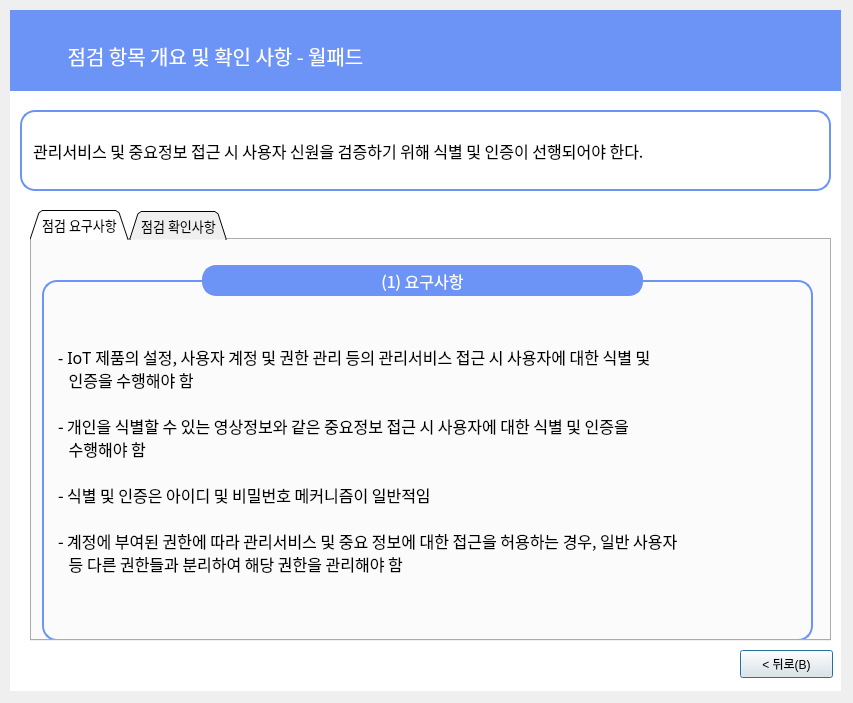
<?xml version="1.0" encoding="UTF-8"?>
<ui version="4.0">
 <class>Dialog</class>
 <widget class="QDialog" name="Dialog">
  <property name="geometry">
   <rect>
    <x>0</x>
    <y>0</y>
    <width>853</width>
    <height>703</height>
   </rect>
  </property>
  <property name="windowTitle">
   <string>Dialog</string>
  </property>
  <widget class="QLabel" name="label_6">
   <property name="geometry">
    <rect>
     <x>10</x>
     <y>10</y>
     <width>831</width>
     <height>681</height>
    </rect>
   </property>
   <property name="font">
    <font>
     <family>Gmarket Sans TTF</family>
     <pointsize>16</pointsize>
     <weight>50</weight>
     <bold>false</bold>
     <kerning>true</kerning>
    </font>
   </property>
   <property name="autoFillBackground">
    <bool>false</bool>
   </property>
   <property name="styleSheet">
    <string notr="true">background-color: rgb(255,255,255);
border-color: rgb(0, 0, 0);</string>
   </property>
   <property name="text">
    <string/>
   </property>
   <property name="scaledContents">
    <bool>false</bool>
   </property>
   <property name="alignment">
    <set>Qt::AlignCenter</set>
   </property>
  </widget>
  <widget class="QLabel" name="label_7">
   <property name="geometry">
    <rect>
     <x>10</x>
     <y>10</y>
     <width>831</width>
     <height>81</height>
    </rect>
   </property>
   <property name="font">
    <font>
     <family>Gmarket Sans TTF</family>
     <pointsize>11</pointsize>
     <weight>50</weight>
     <bold>false</bold>
     <kerning>true</kerning>
    </font>
   </property>
   <property name="autoFillBackground">
    <bool>false</bool>
   </property>
   <property name="styleSheet">
    <string notr="true">background-color: rgb(108, 147, 246);
border-color: rgb(0, 0, 0);</string>
   </property>
   <property name="text">
    <string/>
   </property>
   <property name="scaledContents">
    <bool>false</bool>
   </property>
  </widget>
  <widget class="QLabel" name="label_8">
   <property name="geometry">
    <rect>
     <x>10</x>
     <y>30</y>
     <width>411</width>
     <height>51</height>
    </rect>
   </property>
   <property name="font">
    <font>
     <family>AppleSDGothicNeoM00</family>
     <pointsize>15</pointsize>
    </font>
   </property>
   <property name="styleSheet">
    <string notr="true">color : rgb(255, 255, 255)</string>
   </property>
   <property name="text">
    <string>점검 항목 개요 및 확인 사항 - 월패드</string>
   </property>
   <property name="alignment">
    <set>Qt::AlignCenter</set>
   </property>
  </widget>
  <widget class="QLabel" name="label_9">
   <property name="geometry">
    <rect>
     <x>20</x>
     <y>110</y>
     <width>811</width>
     <height>81</height>
    </rect>
   </property>
   <property name="font">
    <font>
     <family>AppleSDGothicNeoM00</family>
     <pointsize>12</pointsize>
     <weight>50</weight>
     <bold>false</bold>
     <kerning>true</kerning>
    </font>
   </property>
   <property name="autoFillBackground">
    <bool>false</bool>
   </property>
   <property name="styleSheet">
    <string notr="true">background-color : rgb(255, 255, 255);

border: 2px solid rgb(108, 147, 246);
border-radius:15px</string>
   </property>
   <property name="text">
    <string>  관리서비스 및 중요정보 접근 시 사용자 신원을 검증하기 위해 식별 및 인증이 선행되어야 한다.</string>
   </property>
   <property name="scaledContents">
    <bool>false</bool>
   </property>
  </widget>
  <widget class="QPushButton" name="pushButton_4">
   <property name="geometry">
    <rect>
     <x>740</x>
     <y>650</y>
     <width>93</width>
     <height>28</height>
    </rect>
   </property>
   <property name="text">
    <string>&lt; 뒤로(B)</string>
   </property>
  </widget>
  <widget class="QTabWidget" name="tabWidget">
   <property name="geometry">
    <rect>
     <x>30</x>
     <y>210</y>
     <width>801</width>
     <height>431</height>
    </rect>
   </property>
   <property name="font">
    <font>
     <family>AppleSDGothicNeoM00</family>
     <pointsize>10</pointsize>
    </font>
   </property>
   <property name="contextMenuPolicy">
    <enum>Qt::DefaultContextMenu</enum>
   </property>
   <property name="styleSheet">
    <string notr="true"/>
   </property>
   <property name="tabShape">
    <enum>QTabWidget::Triangular</enum>
   </property>
   <property name="currentIndex">
    <number>0</number>
   </property>
   <property name="elideMode">
    <enum>Qt::ElideNone</enum>
   </property>
   <property name="tabBarAutoHide">
    <bool>false</bool>
   </property>
   <widget class="QWidget" name="tab">
    <attribute name="title">
     <string>점검 요구사항</string>
    </attribute>
    <widget class="QLabel" name="label_21">
     <property name="geometry">
      <rect>
       <x>10</x>
       <y>40</y>
       <width>771</width>
       <height>361</height>
      </rect>
     </property>
     <property name="font">
      <font>
       <family>AppleSDGothicNeoM00</family>
       <pointsize>12</pointsize>
      </font>
     </property>
     <property name="styleSheet">
      <string notr="true">

border: 2px solid rgb(108, 147, 246);
border-radius:15px;
padding-left:10px</string>
     </property>
     <property name="text">
      <string>- IoT 제품의 설정, 사용자 계정 및 권한 관리 등의 관리서비스 접근 시 사용자에 대한 식별 및
   인증을 수행해야 함

- 개인을 식별할 수 있는 영상정보와 같은 중요정보 접근 시 사용자에 대한 식별 및 인증을
   수행해야 함

- 식별 및 인증은 아이디 및 비밀번호 메커니즘이 일반적임

- 계정에 부여된 권한에 따라 관리서비스 및 중요 정보에 대한 접근을 허용하는 경우, 일반 사용자
   등 다른 권한들과 분리하여 해당 권한을 관리해야 함</string>
     </property>
    </widget>
    <widget class="QLabel" name="label_3">
     <property name="geometry">
      <rect>
       <x>160</x>
       <y>0</y>
       <width>461</width>
       <height>81</height>
      </rect>
     </property>
     <property name="font">
      <font>
       <family>AppleSDGothicNeoM00</family>
       <pointsize>12</pointsize>
      </font>
     </property>
     <property name="styleSheet">
      <string notr="true">background-color : rgb(108, 147, 246);
color : rgb(255, 255, 255);
border: 2px solid rgb(108, 147, 246);
margin-left:10px;
margin-right:10px;
margin-top:25px;
margin-bottom:25px;
border-radius:14px
</string>
     </property>
     <property name="text">
      <string>(1) 요구사항</string>
     </property>
     <property name="alignment">
      <set>Qt::AlignCenter</set>
     </property>
    </widget>
   </widget>
   <widget class="QWidget" name="tab_2">
    <attribute name="title">
     <string>점검 확인사항</string>
    </attribute>
    <widget class="QLabel" name="label_22">
     <property name="geometry">
      <rect>
       <x>10</x>
       <y>40</y>
       <width>771</width>
       <height>361</height>
      </rect>
     </property>
     <property name="font">
      <font>
       <family>AppleSDGothicNeoM00</family>
       <pointsize>12</pointsize>
      </font>
     </property>
     <property name="styleSheet">
      <string notr="true">

border: 2px solid rgb(108, 147, 246);
border-radius:15px</string>
     </property>
     <property name="text">
      <string>- IoT 제품의 관리서비스에 접근을 시도하여 인증을 요구하는지 확인함

- 계정에 부여된 권한을 통해 관리자와 일반 사용자를 구분하는 경우, 관리자 계정으로
   로그인하여 관리서비스에 접근이 가능한지 확인하고 관리자 계정 로그아웃 후 일반 사용자
   계정으로 로그인하여 관리서비스 접근이 거부되는지 확인함

- IoT 제품의 중요정보에 접근을 시도하고 인증을 요구하는지 확인함

- 계정에 부여된 권한을 통해 관리자와 일반 사용자를 구분하는 경우, 중요 정보에 접근 권한이
   있는계정으로 로그인하여 중요 정보에 접근이 가능한지 확인하고, 해당 계정 로그아웃 후
   일반 사용자 계정(중요 정보에 접근 권한이 없는 계정)으로 로그인하여 중요 정보에 접근이
   거부되는지 확인함</string>
     </property>
    </widget>
    <widget class="QLabel" name="label_4">
     <property name="geometry">
      <rect>
       <x>160</x>
       <y>0</y>
       <width>461</width>
       <height>81</height>
      </rect>
     </property>
     <property name="font">
      <font>
       <family>AppleSDGothicNeoM00</family>
       <pointsize>12</pointsize>
      </font>
     </property>
     <property name="styleSheet">
      <string notr="true">background-color : rgb(108, 147, 246);
color : rgb(255, 255, 255);
border: 2px solid rgb(108, 147, 246);
margin-left:10px;
margin-right:10px;
margin-top:25px;
margin-bottom:25px;
border-radius:14px
</string>
     </property>
     <property name="text">
      <string>(2) 확인사항</string>
     </property>
     <property name="alignment">
      <set>Qt::AlignCenter</set>
     </property>
    </widget>
   </widget>
  </widget>
 </widget>
 <resources/>
 <connections/>
</ui>
